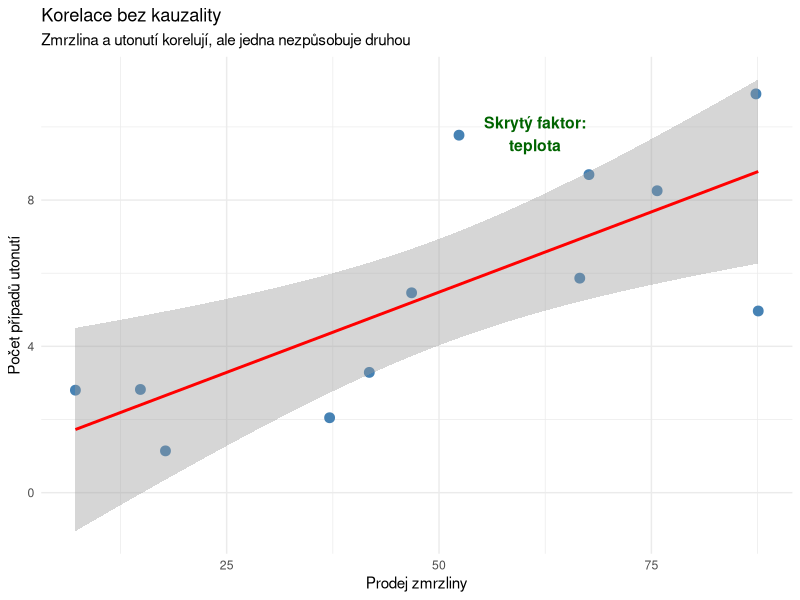
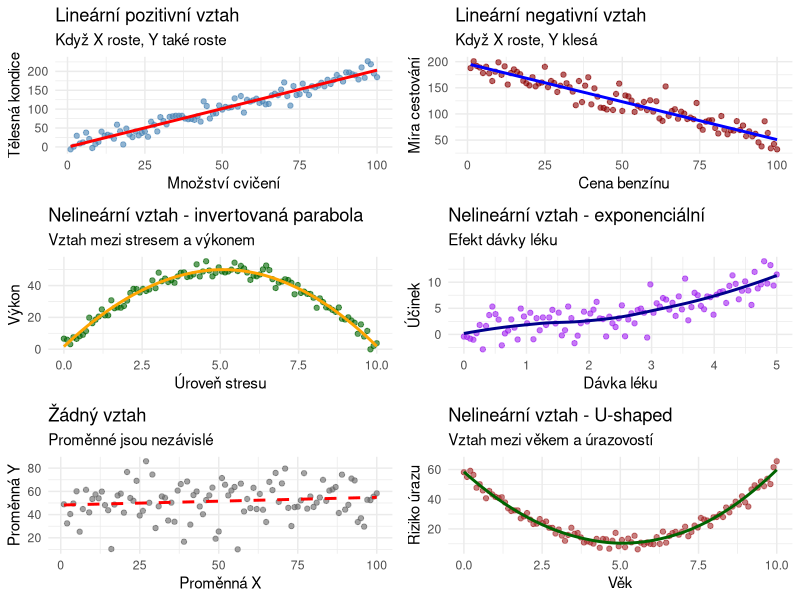

Source code (R) for these figures, in order:
## ---- chunk 1
#| label: fig-correlation-vs-causation
#| fig-cap: "Příklad korelace bez kauzality: zmrzlina a utonutí"
#| warning: false

library(ggplot2)
set.seed(123)

# Vytvoření dat - obě proměnné závisí na teplotě (třetí faktor)
mesice <- 1:12
teplota <- c(0, 2, 8, 14, 19, 23, 25, 24, 20, 13, 7, 2)
prodej_zmrzliny <- 10 + 3 * teplota + rnorm(12, 0, 5)
utonuti <- 2 + 0.3 * teplota + rnorm(12, 0, 2)

data <- data.frame(
  mesic = factor(month.name[mesice], levels = month.name),
  prodej_zmrzliny = prodej_zmrzliny,
  utonuti = utonuti
)

ggplot(data, aes(x = prodej_zmrzliny, y = utonuti)) +
  geom_point(size = 3, color = "steelblue") +
  geom_smooth(method = "lm", se = TRUE, color = "red") +
  labs(
    title = "Korelace bez kauzality",
    subtitle = "Zmrzlina a utonutí korelují, ale jedna nezpůsobuje druhou",
    x = "Prodej zmrzliny",
    y = "Počet případů utonutí"
  ) +
  theme_minimal() +
  annotate("text", x = max(data$prodej_zmrzliny) * 0.7, y = max(data$utonuti) * 0.9,
           label = "Skrytý faktor:\nteplota", color = "darkgreen",
           fontface = "bold", size = 4)
## ---- chunk 2
#| label: fig-relationship-types
#| fig-cap: "Různé typy vztahů mezi proměnnými"
#| warning: false
#| fig-height: 10

library(ggplot2)
library(gridExtra)
set.seed(123)

# 1. Lineární pozitivní vztah
data_pos <- data.frame(
  x = seq(1, 100, length.out = 100),
  y = 2 * seq(1, 100, length.out = 100) + rnorm(100, 0, 15)
)

p1 <- ggplot(data_pos, aes(x = x, y = y)) +
  geom_point(color = "steelblue", alpha = 0.6) +
  geom_smooth(method = "lm", se = FALSE, color = "red") +
  labs(
    title = "Lineární pozitivní vztah",
    subtitle = "Když X roste, Y také roste",
    x = "Množství cvičení",
    y = "Tělesná kondice"
  ) +
  theme_minimal()

# 2. Lineární negativní vztah
data_neg <- data.frame(
  x = seq(1, 100, length.out = 100),
  y = 200 - 1.5 * seq(1, 100, length.out = 100) + rnorm(100, 0, 15)
)

p2 <- ggplot(data_neg, aes(x = x, y = y)) +
  geom_point(color = "darkred", alpha = 0.6) +
  geom_smooth(method = "lm", se = FALSE, color = "blue") +
  labs(
    title = "Lineární negativní vztah",
    subtitle = "Když X roste, Y klesá",
    x = "Cena benzínu",
    y = "Míra cestování"
  ) +
  theme_minimal()

# 3. Nelineární vztah - kvadratický
data_quad <- data.frame(
  x = seq(0, 10, length.out = 100),
  y = -2 * (seq(0, 10, length.out = 100) - 5)^2 + 50 + rnorm(100, 0, 3)
)

p3 <- ggplot(data_quad, aes(x = x, y = y)) +
  geom_point(color = "darkgreen", alpha = 0.6) +
  geom_smooth(method = "loess", se = FALSE, color = "orange") +
  labs(
    title = "Nelineární vztah - invertovaná parabola",
    subtitle = "Vztah mezi stresem a výkonem",
    x = "Úroveň stresu",
    y = "Výkon"
  ) +
  theme_minimal()

# 4. Nelineární vztah - exponenciální
data_exp <- data.frame(
  x = seq(0, 5, length.out = 100),
  y = exp(seq(0, 5, length.out = 100) * 0.5) + rnorm(100, 0, 2)
)

p4 <- ggplot(data_exp, aes(x = x, y = y)) +
  geom_point(color = "purple", alpha = 0.6) +
  geom_smooth(method = "loess", se = FALSE, color = "darkblue") +
  labs(
    title = "Nelineární vztah - exponenciální",
    subtitle = "Efekt dávky léku",
    x = "Dávka léku",
    y = "Účinek"
  ) +
  theme_minimal()

# 5. Žádný vztah
data_none <- data.frame(
  x = seq(1, 100, length.out = 100),
  y = rnorm(100, 50, 15)
)

p5 <- ggplot(data_none, aes(x = x, y = y)) +
  geom_point(color = "gray40", alpha = 0.6) +
  geom_smooth(method = "lm", se = FALSE, color = "red", linetype = "dashed") +
  labs(
    title = "Žádný vztah",
    subtitle = "Proměnné jsou nezávislé",
    x = "Proměnná X",
    y = "Proměnná Y"
  ) +
  theme_minimal()

# 6. U-shaped vztah
data_u <- data.frame(
  x = seq(0, 10, length.out = 100),
  y = 2 * (seq(0, 10, length.out = 100) - 5)^2 + 10 + rnorm(100, 0, 3)
)

p6 <- ggplot(data_u, aes(x = x, y = y)) +
  geom_point(color = "brown", alpha = 0.6) +
  geom_smooth(method = "loess", se = FALSE, color = "darkgreen") +
  labs(
    title = "Nelineární vztah - U-shaped",
    subtitle = "Vztah mezi věkem a úrazovostí",
    x = "Věk",
    y = "Riziko úrazu"
  ) +
  theme_minimal()

# Uspořádání grafů
gridExtra::grid.arrange(p1, p2, p3, p4, p5, p6, ncol = 2)
